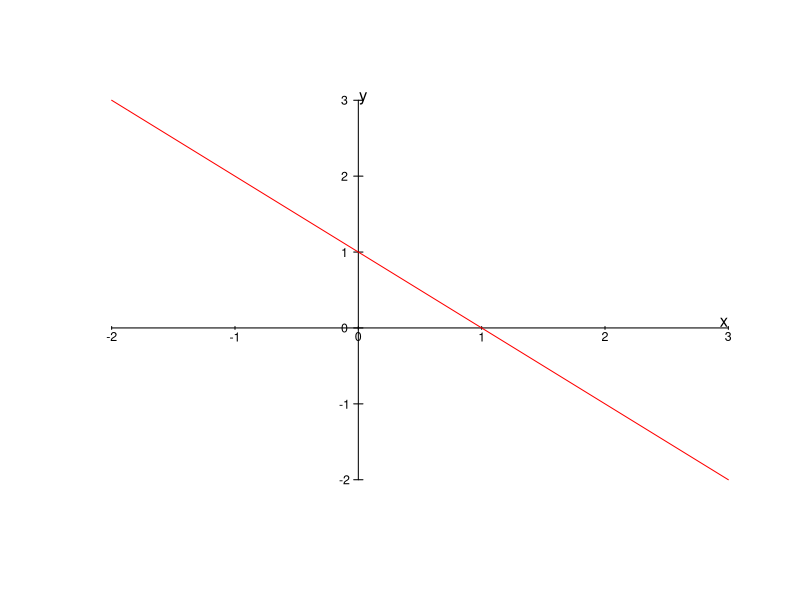

Generate this figure with R: (Note: this script raises an error after producing the figure.)
## ---- chunk 1
knitr::opts_chunk$set(echo = TRUE)
## ---- chunk 2
xmin=-2
xmax=3
ymin=-2
ymax=3
tolx=0.0075*(xmax-xmin)
toly=0.0075*(ymax-ymin)
quantsx=5
quantsy=5
f = function(x){1-x}
plot(c(xmin-tolx,xmax+tolx,xmin-tolx,xmax+tolx),c(ymin-toly,ymin-toly,ymax+toly,ymax+toly),type="n",xlab="",ylab="",xaxt="n",yaxt="n",axes=FALSE)
x=seq(from=xmin,to=xmax,by=0.01)
#points(x,f(x),type="l")
lines(c(0,0),c(ymin,ymax))
lines(c(xmin,xmax),c(0,0))
text(xmax-tolx,2*tolx,"x")
text(toly,ymax+toly/2,"y")
for (i in 0:(quantsx)){
  lines(rep(xmin+((xmax-xmin)/quantsx)*i,2),c(-0.5*toly,0.5*toly))
  text(xmin+((xmax-xmin)/quantsx)*i,-3*toly,xmin+((xmax-xmin)/quantsx)*i,cex=0.75)}
for (i in 0:(quantsy)){
  lines(c(-tolx,tolx),rep(ymin+((ymax-ymin)/quantsy)*i,2))
  text(-3*tolx,ymin+((ymax-ymin)/quantsy)*i,ymin+((ymax-ymin)/quantsy)*i,cex=0.75)}
x2=seq(from=xmin,to=xmax,by=0.01)
lines(x2,f(x2),col="red")
#for (i in 1:length(x2)){
#  lines(c(x2[i],x2[i]),c(-2,f(x2[i])),lty=1)
#}
rgb(red,green,blue,alpha,names=NULL,maxColorValue=1)
polygon(c(xmax,xmin,x2),c(ymin,ymin,f(x2)),col="red")
#for (i in 1:(length(x2)-1)){
#  polygon(c(x2[i],x2[i+1],x2[i+1],x2[i]),c(-2,-2,f(x2[i+1]),f(x2[i])),col="blue")
#}
